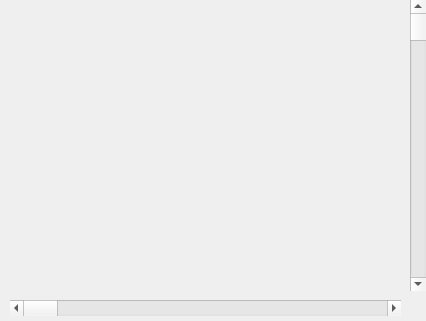
<?xml version="1.0" encoding="UTF-8"?>
<ui version="4.0">
 <class>CTracesView</class>
 <widget class="QWidget" name="CTracesView">
  <property name="geometry">
   <rect>
    <x>0</x>
    <y>0</y>
    <width>426</width>
    <height>321</height>
   </rect>
  </property>
  <property name="sizePolicy">
   <sizepolicy hsizetype="MinimumExpanding" vsizetype="MinimumExpanding">
    <horstretch>0</horstretch>
    <verstretch>0</verstretch>
   </sizepolicy>
  </property>
  <property name="minimumSize">
   <size>
    <width>0</width>
    <height>0</height>
   </size>
  </property>
  <property name="windowTitle">
   <string>Traces View</string>
  </property>
  <widget class="QScrollBar" name="m_HorzScrollbar">
   <property name="geometry">
    <rect>
     <x>10</x>
     <y>300</y>
     <width>391</width>
     <height>16</height>
    </rect>
   </property>
   <property name="sizePolicy">
    <sizepolicy hsizetype="Minimum" vsizetype="Maximum">
     <horstretch>0</horstretch>
     <verstretch>0</verstretch>
    </sizepolicy>
   </property>
   <property name="orientation">
    <enum>Qt::Horizontal</enum>
   </property>
   <property name="invertedAppearance">
    <bool>false</bool>
   </property>
   <property name="invertedControls">
    <bool>true</bool>
   </property>
  </widget>
  <widget class="QScrollBar" name="m_VertScrollbar">
   <property name="geometry">
    <rect>
     <x>410</x>
     <y>0</y>
     <width>16</width>
     <height>291</height>
    </rect>
   </property>
   <property name="orientation">
    <enum>Qt::Vertical</enum>
   </property>
  </widget>
 </widget>
 <resources>
  <include location="../QTraceClient.qrc"/>
 </resources>
 <connections/>
</ui>
